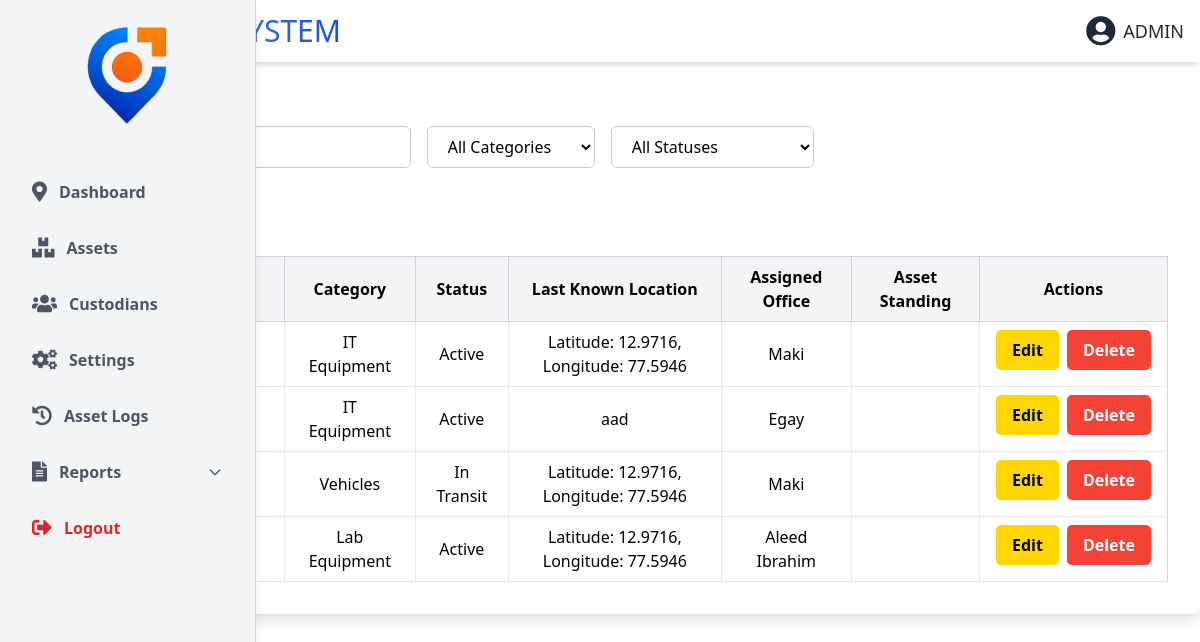
/assets.php (signed in), run on the app's committed database.
### tables this page shows
CREATE TABLE `assets` (
  `asset_id` int(11) NOT NULL,
  `asset_name` varchar(255) NOT NULL,
  `category` varchar(100) NOT NULL,
  `current_status` varchar(50) NOT NULL,
  `last_known_location` varchar(255) DEFAULT NULL,
  `assigned_to` varchar(255) DEFAULT NULL,
  `status` varchar(255) DEFAULT NULL,
  `date_added` timestamp NOT NULL DEFAULT current_timestamp(),
  `last_seen` datetime DEFAULT NULL
);

### user_theme.php (called while the page is built, shortened)
<?php
$theme_class = 'theme-light';
?>

### assets.php (the view, shortened to what this page needs)
<?php
include 'db_connect.php';
include 'user_theme.php';
function fetch_assets($conn, $search, $category, $status) {
    $sql = "SELECT * FROM assets WHERE asset_name LIKE ? AND category LIKE ? AND current_status LIKE ?";
    $stmt = $conn->prepare($sql);
    $searchParam = "%$search%";
    $categoryParam = "%$category%";
    $statusParam = "%$status%";
    $stmt->bind_param('sss', $searchParam, $categoryParam, $statusParam);
    $stmt->execute();
    $result = $stmt->get_result();
    $rows = [];
    while ($row = $result->fetch_assoc()) {
        $rows[] = $row;
    }
    return $rows;
}
$search = '';
$category = '';
$status = '';
$assets = fetch_assets($conn, $search, $category, $status);
?>
<!DOCTYPE html>
<html lang="en">
<head>
<script src="https://cdn.tailwindcss.com"></script>
</head>
<body class="min-h-screen <?php echo $theme_class; ?>">
<?php include 'header.php';  ?>
<div class="container p-8 pr-8 rounded-lg shadow-lg w-full max-w-7xl mx-auto mt-8">
    <div class="mb-8 flex items-center space-x-4">
        <select id="category" class="px-4 py-2 border rounded-md">
            <option value="">All Categories</option>
        </select>
        <select id="status" class="px-4 py-2 border rounded-md">
            <option value="">All Statuses</option>
        </select>
    </div>
    <button class="px-4 py-2 bg-green-500 text-white rounded-md mb-4" onclick="openAddAssetModal()">Add New Asset</button>
    <table class="min-w-full table-auto border border-gray-300 border-collapse" id="assetsTable">
    <thead>
        <tr class="border-b border-gray-300">
            <th class="px-4 py-2 text-center border-r border-gray-300">Asset Name/ID</th>
            <th class="px-4 py-2 text-center border-r border-gray-300">Serial Number</th>
            <th class="px-4 py-2 text-center border-r border-gray-300">Category</th>
            <th class="px-4 py-2 text-center border-r border-gray-300">Status</th>
            <th class="px-4 py-2 text-center border-r border-gray-300">Last Known Location</th>
            <th class="px-4 py-2 text-center border-r border-gray-300">Assigned Office</th>
            <th class="px-4 py-2 text-center border-r border-gray-300">Asset Standing</th>
            <th class="px-4 py-2 text-center">Actions</th>
        </tr>
    </thead>
    <tbody>
        <?php foreach ($assets as $asset): ?>
            <tr class="border-b border-gray-200">
                <td class="px-4 py-2 text-center border-r border-gray-200"><?php echo htmlspecialchars($asset['asset_name']); ?></td>
                <td class="px-4 py-2 text-center border-r border-gray-200"><?php echo htmlspecialchars($asset['serial_num']); ?></td>
                <td class="px-4 py-2 text-center border-r border-gray-200"><?php echo htmlspecialchars($asset['category']); ?></td>
                <td class="px-4 py-2 text-center border-r border-gray-200"><?php echo htmlspecialchars($asset['current_status']); ?></td>
                <td class="px-4 py-2 text-center border-r border-gray-200"><?php echo htmlspecialchars($asset['last_known_location']); ?></td>
                <td class="px-4 py-2 text-center border-r border-gray-200"><?php echo htmlspecialchars($asset['assigned_to']); ?></td>
                <td class="px-4 py-2 text-center border-r border-gray-200"><?php echo htmlspecialchars($asset['asset_status'] ?? ''); ?></td>
                <td class="px-4 py-2 text-center flex space-x-2">
                <button class="btn btn-edit btn-sm" onclick="openEditAssetModal(<?php echo $asset['asset_id']; ?>,
                    '<?php echo addslashes($asset['asset_name']); ?>',
                    '<?php echo addslashes($asset['serial_num']); ?>',
                    '<?php echo addslashes($asset['category']); ?>',
                    '<?php echo addslashes($asset['current_status']); ?>',
                    '<?php echo addslashes($asset['last_known_location']); ?>',
                    '<?php echo addslashes($asset['assigned_to']); ?>')">Edit</button>
                <button class="btn btn-danger btn-sm" onclick="showDeleteModal(<?php echo $asset['asset_id']; ?>)">Delete</button>
                </td>
            </tr>
        <?php endforeach; ?>
    </tbody>
</table>
</div>
</body>
</html>

### header.php
<header class="shadow-md w-full">
  <div class="max-w-7xl mx-auto px-4 py-4 flex flex-wrap items-center justify-between gap-4">
    <div class="flex items-center space-x-3 flex-shrink-0">
      <h1 class="text-2xl sm:text-3xl font-normal flex flex-wrap gap-x-1 <?php echo ($theme_class === 'theme-dark') ? 'text-gray-200' : 'text-gray-800'; ?>">
        <span class="bg-gradient-to-r from-orange-400 to-yellow-400 bg-clip-text text-transparent leading-none">GPS</span>
        <span class="bg-gradient-to-r from-blue-400 to-blue-700 bg-clip-text text-transparent leading-none">TRACKING SYSTEM</span>
      </h1>
    </div>
    <nav class="w-full md:w-auto order-3 md:order-none <?php echo ($theme_class === 'theme-dark') ? 'text-gray-200' : 'text-gray-800'; ?>">
      <?php include 'nav.php'; ?>
    </nav>
    <div class="flex items-center space-x-2 font-poppins flex-shrink-0 <?php echo ($theme_class === 'theme-dark') ? 'text-gray-200' : 'text-gray-800'; ?>">
      <i class="fas fa-user-circle text-2xl sm:text-3xl leading-none" title="Admin Panel"></i>
      <span class="text-base sm:text-lg leading-none font-normal">ADMIN</span>
    </div>
  </div>
</header>

### nav.php (shortened to what this page needs)
<?php
include 'user_theme.php';
?>
<!DOCTYPE html>
<html lang="en">
<head>
  <link rel="stylesheet" href="https://cdnjs.cloudflare.com/ajax/libs/font-awesome/5.15.4/css/all.min.css" />
  <?php
  function isActive($page) {
    return basename($_SERVER['PHP_SELF']) === $page ? 'active' : '';
  }
  ?>
</head>
<body class="<?php echo htmlspecialchars($theme_class); ?>">
<aside class="w-64 h-screen p-5 fixed top-0 left-0 shadow-lg flex flex-col space-y-4 z-40 border-r font-sans font-semibold">
  <div class="flex justify-center mb-6 font-bold">
    <img src="logo.png" alt="Logo" class="w-24 h-auto logo-animate" />
  </div>
  <a href="dashboard.php" class="sidebar-link block w-full flex items-center space-x-3 py-2 px-3 <?php echo isActive('dashboard.php'); ?>">
    <i class="fas fa-map-marker-alt text-xl"></i><span>Dashboard</span>
  </a>
  <a href="assets.php" class="sidebar-link block w-full flex items-center space-x-3 py-2 px-3">
    <i class="fas fa-boxes text-xl"></i><span>Assets</span>
  </a>
  <a href="user_management.php" class="sidebar-link block w-full flex items-center space-x-3 py-2 px-3">
    <i class="fas fa-users text-xl"></i><span>Custodians</span>
  </a>
  <a href="settings.php" class="sidebar-link block w-full flex items-center space-x-3 py-2 px-3">
    <i class="fas fa-cogs text-xl"></i><span>Settings</span>
  </a>
  <a href="asset_logs.php" class="sidebar-link block w-full flex items-center space-x-3 py-2 px-3">
    <i class="fas fa-history text-xl"></i><span>Asset Logs</span>
  </a>
<div class="relative">
  <button id="reportsToggleBtn" class="w-full flex items-center justify-between py-2 px-3 sidebar-link cursor-pointer">
    <span class="flex items-center space-x-3">
      <i class="fas fa-file-alt text-xl"></i><span>Reports</span>
    </span>
    <svg id="reportsArrow" class="w-4 h-4 transition-transform duration-300" fill="none" stroke="currentColor" viewBox="0 0 24 24" stroke-width="2">
      <path stroke-linecap="round" stroke-linejoin="round" d="M19 9l-7 7-7-7"></path>
    </svg>
  </button>
</div>
  <button onclick="openLogoutModal()" class="logout-btn block w-full flex items-center space-x-3 py-2 px-3 hover:bg-gray-700 transition">
    <i class="fas fa-sign-out-alt text-xl"></i><span>Logout</span>
  </button>
</aside>
</body>
</html>

### assets.php (style rules this page uses)
body { font-family: 'Poppins', sans-serif; color: black; }
.container { background-color: var(--container-bg); color: var(--text-color); }
.theme-light { --bg-color: #f3f4f6; --container-bg: #ffffff; --text-color: #000000; --input-bg: #ffffff; --input-border: #cccccc; --input-text: #000000; --header-bg: #f3f4f6; --header-text-color: #000000; }
input[type="text"], select, textarea { background-color: var(--input-bg); color: var(--input-text); border: 1px solid var(--input-border); }
table th { background-color: var(--header-bg); color: var(--header-text-color); }
.btn { border-radius: 5px; padding: 8px 16px; text-align: center; font-weight: bold; cursor: pointer; }
.btn-danger { background-color: #F44336; color: white; }
.btn-edit { background-color: #FFD700; }

### nav.php (style rules this page uses)
body { font-family: 'Segoe UI', Tahoma, Geneva, Verdana, sans-serif; transition: background-color 0.3s, color 0.3s; }
.theme-light aside { background-color: #f3f4f6; color: #374151; border-right: 1px solid #d1d5db; }
.theme-light .sidebar-link { color: #4b5563; font-weight: 600; }
.theme-light .logout-btn { color: #dc2626; }
.logo-animate { animation: logoPulse 3s ease-in-out infinite; transform-origin: center; }

### data on the page
assets: category "IT Equipment", current_status "Active", last_known_location "Latitude: 12.9716, Longitude: 77.5946", assigned_to "Maki"
assets: category "IT Equipment", current_status "Active", last_known_location "aad", assigned_to "Egay"
assets: category "Vehicles", current_status "In Transit", last_known_location "Latitude: 12.9716, Longitude: 77.5946", assigned_to "Maki"
assets: category "Lab Equipment", current_status "Active", last_known_location "Latitude: 12.9716, Longitude: 77.5946", assigned_to "Aleed Ibrahim"
